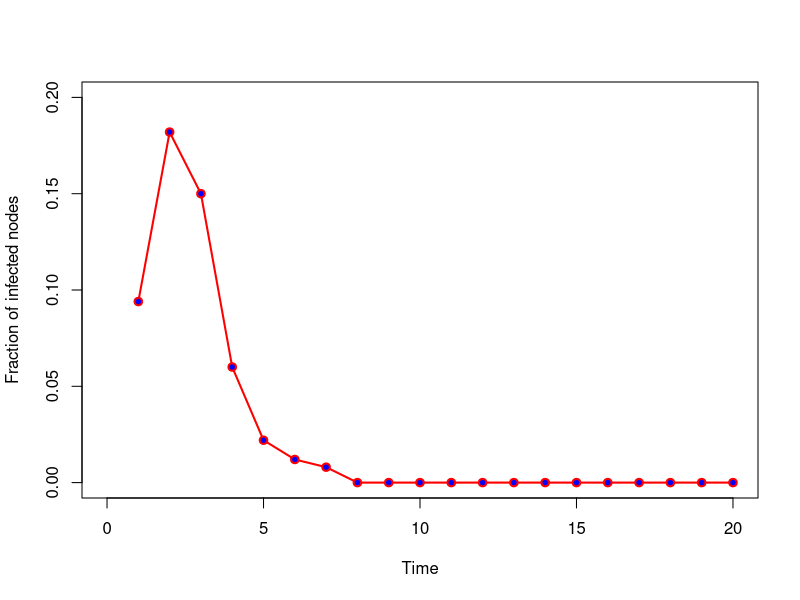

The R source for this figure:
closeAllConnections()
graphics.off()
rm(list=ls()) #clear all variables
#set.seed(101) #start the random seed

# set the working directory
#setwd("~/Dropbox/0Programs/R/Networks/Epidemics")

library(igraph) # Load the igraph package

#### MODEL PARAMETERS ####
N = 50; #number of nodes
av.dg = 6; #average degree
m = av.dg/2; # parameter of the BA model
q = 0.1 # rewiring probability in the WS model
p = av.dg/N # probability in the ER model

## MODELS ###
# BA network
G <- barabasi.game(N, m = av.dg/2, directed = FALSE)
#str = "BA"
#G <- sample_pa(N, power = 1, m = av.dg/2)
# # ER network
#G <- erdos.renyi.game(N,p, type =c("gnp"))
#str = "ER"
# # WS network
#G <- sample_smallworld(dim=1,size=N, nei = av.dg/2, p = q)
#str = "WS"
# ###### READ FROM FILE ####
#net <- read.table("test-star.txt")
#G <- graph.data.frame(net, directed=FALSE)
#plot(G, layout=layout.kamada.kawai, vertex.color="green")

#G <- make_graph("Zachary") # you can use the Zachary karate club network to test

#### SIR MODEL ####
# states: S:0 I:1 R:2
## Parameters of the SIR model
mu = 1 # probability of recovering
beta = 0.4 # probability of transmission

targetnodes = seq(1,10) # node that will be used as the seed nodes
Tmax = 20
Ninf = matrix(0,nrow = length(targetnodes), ncol = Tmax) # matrix that stores the number of infected nodes at each time step
# Ninf[i,t] yields the number of infected nodes at time t when the infection starts on i
for(i in targetnodes){
  # is the seed node
  vstates = matrix(0, nrow = N, ncol = 1)
  print(paste('seed:', i))
  vstates[i] = 1
  vinfected = which(vstates %in% 1)
  t = 1
  #imm = sample(1:N, 10) #vaccination
  #vstates[imm] = 2
  while(length(vinfected) > 0){ # while there are infected nodes
    vinfected = which(vstates %in% 1)
    # try to infect all the neighbors of infected nodes at step t
    for(j in vinfected){
      ng = neighbors(G, j)
      for(k in ng){
        if(runif(1,0,1) <= beta){
          if(vstates[k] == 0){# infect only susceptible nodes
            vstates[k] = 1
          }else{
            if(runif(1,0,1) <= mu){# if the spreader meets an informed node, it can become stifler.
              vstates[j] = 2
              break
            }
          }
        }
      }
    }
    Ninf[i, t] = length(which(vstates %in% 1))/N # store the fraction of infected nodes at time t
    print(paste('t:', t, 'rhoi', length(which(vstates %in% 1))/N))
    t = t + 1
  }
}
rhoi = colMeans(Ninf) # average number if infected nodes from the result of each seed node
t = seq(1,length(rhoi)) # time steps

plot(t, rhoi, xlab = "Time", ylab = "Fraction of infected nodes", 
     col = 'red', lwd=2,ylim = c(0,0.2), xlim = c(0,Tmax), pch = 21,  bg = "blue", type="o")


